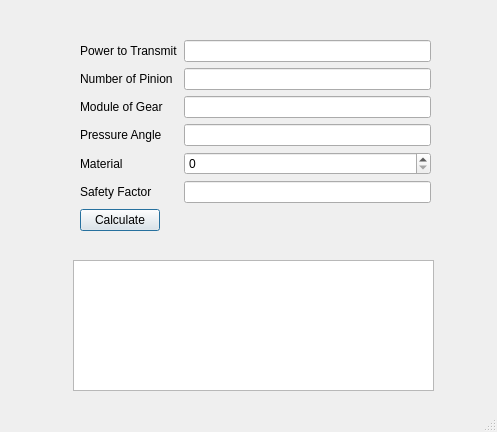
<?xml version="1.0" encoding="UTF-8"?>
<ui version="4.0">
 <class>gearWidth</class>
 <widget class="QDialog" name="gearWidth">
  <property name="geometry">
   <rect>
    <x>0</x>
    <y>0</y>
    <width>497</width>
    <height>432</height>
   </rect>
  </property>
  <property name="windowTitle">
   <string>Gear Width Design</string>
  </property>
  <property name="sizeGripEnabled">
   <bool>true</bool>
  </property>
  <widget class="QWidget" name="formLayoutWidget">
   <property name="geometry">
    <rect>
     <x>80</x>
     <y>40</y>
     <width>351</width>
     <height>211</height>
    </rect>
   </property>
   <layout class="QFormLayout" name="formLayout">
    <item row="1" column="0">
     <widget class="QLabel" name="label_6">
      <property name="text">
       <string>Power to Transmit</string>
      </property>
     </widget>
    </item>
    <item row="1" column="1">
     <widget class="QLineEdit" name="power_to_transmit"/>
    </item>
    <item row="2" column="0">
     <widget class="QLabel" name="label">
      <property name="text">
       <string>Number of Pinion</string>
      </property>
     </widget>
    </item>
    <item row="2" column="1">
     <widget class="QLineEdit" name="no_of_pinion"/>
    </item>
    <item row="4" column="0">
     <widget class="QLabel" name="label_2">
      <property name="text">
       <string>Module of Gear</string>
      </property>
     </widget>
    </item>
    <item row="4" column="1">
     <widget class="QLineEdit" name="module"/>
    </item>
    <item row="5" column="0">
     <widget class="QLabel" name="label_3">
      <property name="text">
       <string>Pressure Angle</string>
      </property>
     </widget>
    </item>
    <item row="5" column="1">
     <widget class="QLineEdit" name="pressure_angle"/>
    </item>
    <item row="6" column="0">
     <widget class="QLabel" name="label_4">
      <property name="text">
       <string>Material</string>
      </property>
     </widget>
    </item>
    <item row="6" column="1">
     <widget class="QSpinBox" name="material"/>
    </item>
    <item row="7" column="0">
     <widget class="QLabel" name="label_5">
      <property name="text">
       <string>Safety Factor</string>
      </property>
     </widget>
    </item>
    <item row="7" column="1">
     <widget class="QLineEdit" name="safety_factor"/>
    </item>
    <item row="8" column="0">
     <widget class="QPushButton" name="calculate">
      <property name="text">
       <string>Calculate</string>
      </property>
     </widget>
    </item>
   </layout>
  </widget>
  <widget class="QTextEdit" name="gear_width">
   <property name="geometry">
    <rect>
     <x>73</x>
     <y>260</y>
     <width>361</width>
     <height>131</height>
    </rect>
   </property>
  </widget>
 </widget>
 <resources/>
 <connections/>
</ui>
